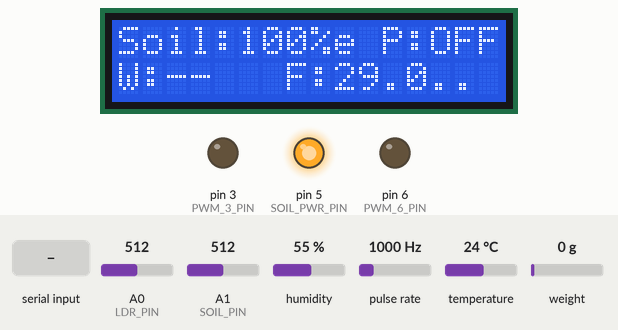
This sketch was run on a simulated Arduino Uno, built with avr-gcc and run on an emulated ATmega328P. On the bench: 16×2 character LCD, output pins drawn as LEDs (lit = HIGH). Wiring (inferred from the names in the program): pulse sensor: data pin 2. The test bench sets the inputs (shaded band); at power-on: humidity 55 %, A0 (LDR_PIN) = 512, temperature 24 °C, A1 (SOIL_PIN) = 512, pulse rate 1000 Hz, weight on the scale 0 g. What the sketch prints to the serial monitor is not drawn.

Above: at 1.6 s.
1.7 s: "P6:90\n" received over Serial
At 4.3 s:
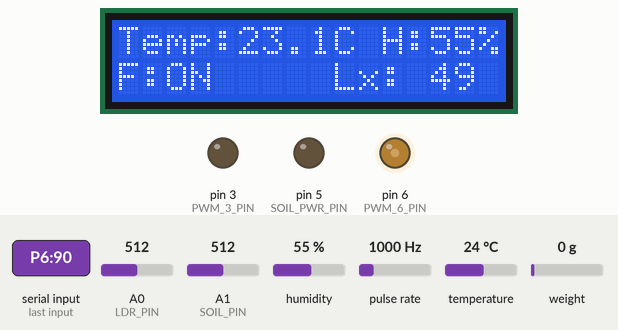
8.2 s: "P6:\n" received over Serial
At 10.4 s:
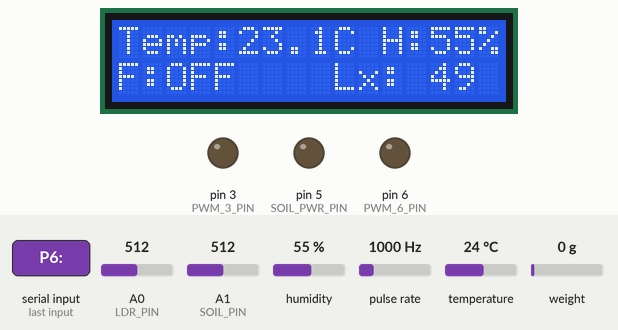
16.2 s: "LCD:FIX:\n" received over Serial
18.5 s: humidity set to 22 %
At 22.2 s:
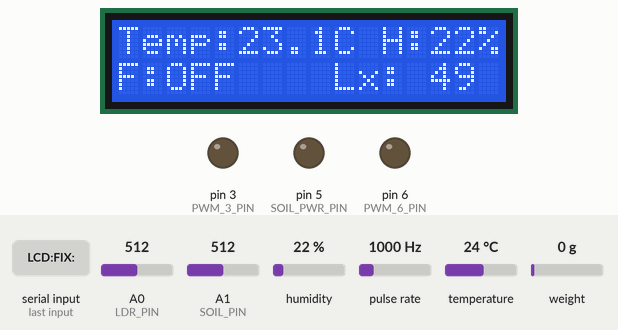
22.5 s: A0 (LDR_PIN) set to 30
At 24.2 s:
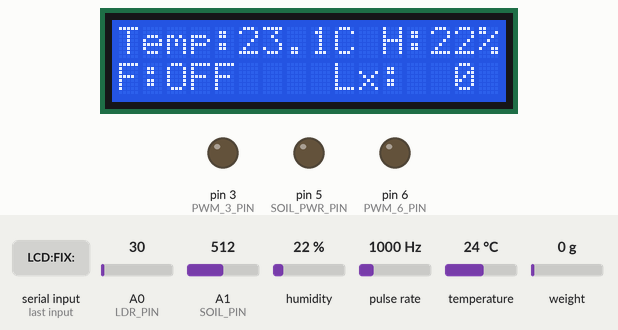
24.5 s: temperature set to 12 °C
At 25.5 s:
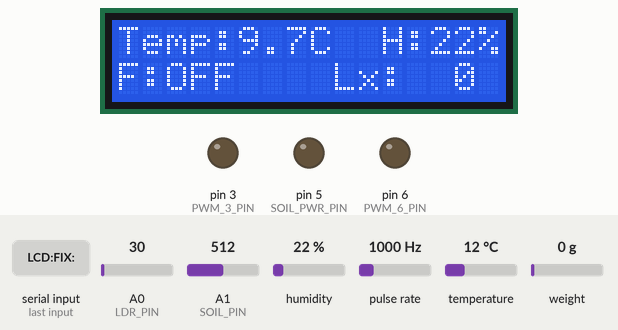
Timing chart, 0 to 27.5 s (numbered marks = the images above; inputs shaded):
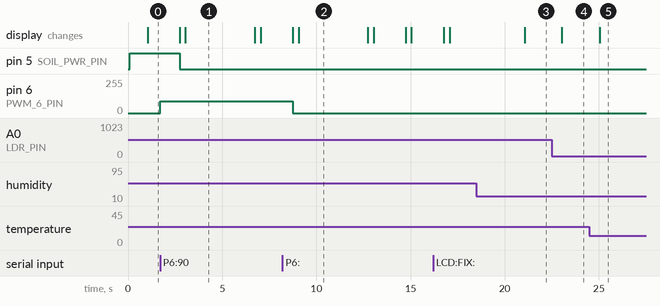

Measured:
- after the input at 1.7 s, pin 6 (PWM_6_PIN): 0/255 → 90/255 at once; the display: first differs from a run without the input after 1.3 s (image 1)
- after the input at 8.2 s, pin 6 (PWM_6_PIN): 90/255 → 0/255 after 0.54 s; the display: first differs from a run without the input after 0.88 s (image 2)
- after the input at 18.5 s, the display: changes after 2.6 s (image 3)
- after the input at 22.5 s, the display: changes after 0.53 s (image 4)
- after the input at 24.5 s, the display: changes after 0.56 s (image 5)
- what the display in image 1 shows lasts 3.7 s, from 3.0 s to 6.7 s

The sketch:

GreenhouseCore.ino
```cpp
#include <Wire.h>
#include <LiquidCrystal_I2C.h>
#include <DHT.h>
#include "HX711.h"
#include "calibration.h"

#define FLOW_PIN 2
#define DHTPIN 4
#define PWM_3_PIN 3
#define PWM_6_PIN 6
#define SCALE_DOUT_PIN 8
#define SCALE_SCK_PIN 9
#define LDR_PIN A0
#define SOIL_PIN A1
#define SOIL_PWR_PIN 5

#define DHTTYPE DHT11

#define SCALE_SAMPLE_COUNT 7
#define SCALE_SAMPLE_TIMEOUT_MS 90

DHT dht(DHTPIN, DHTTYPE);
HX711 scale;
LiquidCrystal_I2C lcd(0x27, 16, 2);

volatile unsigned long flowPulseCount = 0;
volatile unsigned long lastPulseMicros = 0;
const unsigned long minPulseGapMicros = 4000;

unsigned long previousMillis = 0;
const unsigned long loopTickInterval = 1000;
bool alternateStateToggle = false;
unsigned long logCount = 0;

unsigned long previousRampMillis = 0;
const unsigned long rampStepInterval = 15;
int currentPwm3 = 0;
int targetPwm3  = 0;
int pwm6Value   = 0;

float currentTemp = NAN;
float currentHum = NAN;
float currentWeight = NAN;
float currentFlowRate = 0.0;
float currentLux = 0.0;
float currentSoil = NAN;

#define FLOW_MEDIAN_SIZE 3
float flowRateHistory[FLOW_MEDIAN_SIZE];
int flowHistoryIndex = 0;
bool flowHistoryFilled = false;

unsigned long lastSoilReadMillis = 0;
const unsigned long soilReadInterval = 900000;
const unsigned long soilReadWindow = 2500;
bool isSoilReadingWindow = false;

unsigned long pumpRunStartMillis = 0;
bool isPumpRunningAutomated = false;
bool isPumpManualOverride = false;

bool isFanManualOverride = false;

unsigned long lastDisplaySwitchMillis = 0;
int activeDisplayScreen = 1;
bool isLcdManualOverride = false;

void flowPulseISR() {
  unsigned long now = micros();
  if (now - lastPulseMicros > minPulseGapMicros) {
    flowPulseCount++;
    lastPulseMicros = now;
  }
}

float medianOf(float *source, int size) {
  float buf[size];
  memcpy(buf, source, size * sizeof(float));
  for (int i = 1; i < size; i++) {
    float key = buf[i];
    int j = i - 1;
    while (j >= 0 && buf[j] > key) {
      buf[j + 1] = buf[j];
      j--;
    }
    buf[j + 1] = key;
  }
  return buf[size / 2];
}

float logSafe(float value) {
  return isnan(value) ? -999.0 : value;
}

void setup() {
  Serial.begin(9600);

  pinMode(PWM_3_PIN, OUTPUT);
  pinMode(PWM_6_PIN, OUTPUT);

  analogWrite(PWM_3_PIN, currentPwm3);
  analogWrite(PWM_6_PIN, pwm6Value);

  lcd.init();
  lcd.backlight();
  lcd.setCursor(0, 0);
  lcd.print("Greenhouse Core");
  lcd.setCursor(0, 1);
  lcd.print("Initializing...");

  initDHT11();
  initScaleHX711();
  initFlowSensor();
  initSoilSensor();

  Serial.println("--- Full Greenhouse Management System Online ---");
  Serial.println("index,time_s,temp_C,hum_pct,weight_g,flow_Lmin,lux,soil_pct,pwm3,pwm6");
}

void loop() {
  unsigned long currentMillis = millis();

  if (Serial.available() > 0) {
    String commandString = Serial.readStringUntil('\n');
    commandString.trim();

    if (commandString.equalsIgnoreCase("P3:AUTO")) {
      isPumpManualOverride = false;
      isPumpRunningAutomated = false;
      targetPwm3 = 0;
      Serial.println(">> Pump control handed back to AUTOMATION.");
    }
    else if (commandString.startsWith("P3:")) {
      int parsedVal = commandString.substring(3).toInt();
      if (parsedVal >= 0 && parsedVal <= 255) {
        isPumpManualOverride = true;
        targetPwm3 = parsedVal;
        Serial.print(">> MANUAL OVERRIDE: Target Pump P3 set to: "); Serial.println(targetPwm3);
      }
    }
    else if (commandString.equalsIgnoreCase("P6:AUTO")) {
      isFanManualOverride = false;
      Serial.println(">> Fan control handed back to AUTOMATION.");
    }
    else if (commandString.startsWith("P6:")) {
      int parsedVal = commandString.substring(3).toInt();
      if (parsedVal >= 0 && parsedVal <= 255) {
        isFanManualOverride = true;
        pwm6Value = parsedVal;
        analogWrite(PWM_6_PIN, pwm6Value);
        Serial.print(">> MANUAL OVERRIDE: Channel P6 updated to duty: "); Serial.println(pwm6Value);
      }
    }
    else if (commandString.equalsIgnoreCase("LCD:AUTO")) {
      isLcdManualOverride = false;
      Serial.println(">> LCD control handed back to AUTOMATIC ALTERNATION.");
    }
    else if (commandString.startsWith("LCD:FIX:")) {
      int parsedPage = commandString.substring(8).toInt();
      if (parsedPage == 0 || parsedPage == 1) {
        isLcdManualOverride = true;
        activeDisplayScreen = parsedPage;
        lcd.clear();
        Serial.print(">> LCD OVERRIDE: Display pinned cleanly to Screen "); Serial.println(activeDisplayScreen);
      }
    }
  }

  handleSoilDutyCycle(currentMillis);

  if (currentPwm3 != targetPwm3 && (currentMillis - previousRampMillis >= rampStepInterval)) {
    previousRampMillis = currentMillis;
    if (currentPwm3 < targetPwm3) {
      currentPwm3 += 5;
      if (currentPwm3 > targetPwm3) currentPwm3 = targetPwm3;
    } else {
      currentPwm3 -= 5;
      if (currentPwm3 < targetPwm3) currentPwm3 = targetPwm3;
    }
    analogWrite(PWM_3_PIN, currentPwm3);
  }

  if (currentMillis - previousMillis >= loopTickInterval) {
    previousMillis = currentMillis;

    noInterrupts();
    unsigned long snapshotsPulses = flowPulseCount;
    flowPulseCount = 0;
    interrupts();
    processFlowTick(snapshotsPulses);

    updateAmbientLux();

    readSoilMoisture();

    if (alternateStateToggle == false) {
      readDHT11();
      alternateStateToggle = true;
    }
    else {
      updateScaleWeight();
      alternateStateToggle = false;
    }

    if (!isFanManualOverride && !isnan(currentTemp)) {
      if (currentTemp > 30.0) {
        pwm6Value = 255;
      } else {
        pwm6Value = 0;
      }
      analogWrite(PWM_6_PIN, pwm6Value);
    }

    if (!isPumpManualOverride) {
      if (isPumpRunningAutomated) {
        if ((currentMillis - pumpRunStartMillis >= 12000) || (!isnan(currentWeight) && currentWeight < 278.3)) {
          targetPwm3 = 0;
          isPumpRunningAutomated = false;
          Serial.println(">> Automated Irrigation Completed.");
        }
      } else {
        if (isSoilReadingWindow && !isnan(currentSoil)) {
          if (currentSoil < 25.0) {
            if (!isnan(currentWeight) && currentWeight >= 278.3) {
              targetPwm3 = 180;
              pumpRunStartMillis = currentMillis;
              isPumpRunningAutomated = true;
              Serial.println(">> Automated Irrigation Initiated.");
            }
          }
        }
      }
    }

    if (!isLcdManualOverride) {
      if (currentMillis - lastDisplaySwitchMillis >= 3000) {
        lastDisplaySwitchMillis = currentMillis;
        activeDisplayScreen = (activeDisplayScreen + 1) % 2;
        lcd.clear();
      }
    }

    if (activeDisplayScreen == 0) {
      lcd.setCursor(0, 0);
      lcd.print("Temp:");
      if (!isnan(currentTemp)) {
        lcd.print(currentTemp, 1);
        lcd.print("C   ");
      } else {
        lcd.print("--C   ");
      }

      lcd.setCursor(11, 0);
      lcd.print("H:");
      if (!isnan(currentHum)) {
        lcd.print((int)currentHum);
        lcd.print("%");
      } else {
        lcd.print("--%");
      }

      lcd.setCursor(0, 1);
      lcd.print("F:");
      lcd.print(pwm6Value > 0 ? "ON " : "OFF");

      lcd.setCursor(9, 1);
      lcd.print("Lx:");

      int luxInt = (int)currentLux;
      if (luxInt < 10) {
        lcd.print("  ");
      } else if (luxInt < 100) {
        lcd.print(" ");
      }
      lcd.print(luxInt);
    }
    else {
      lcd.setCursor(0, 0);
      lcd.print("Soil:");
      if (!isnan(currentSoil)) { lcd.print(currentSoil, 0); lcd.print("%"); } else { lcd.print("STBY");
      }

      lcd.setCursor(11, 0);
      lcd.print("P:");
      lcd.print(currentPwm3 > 0 ? "ON " : "OFF");

      lcd.setCursor(0, 1);
      lcd.print("W:");
      if (!isnan(currentWeight)) {
        lcd.print(currentWeight, 1);
        lcd.print("g  ");
      } else {
        lcd.print("--   ");
      }

      lcd.print("F:");
      lcd.print(currentFlowRate, 1);
    }

    logCount++;
    Serial.print(logCount); Serial.print(",");
    Serial.print(currentMillis / 1000.0, 1); Serial.print(",");
    Serial.print(logSafe(currentTemp), 1); Serial.print(",");
    Serial.print(logSafe(currentHum), 1);  Serial.print(",");
    Serial.print(logSafe(currentWeight), 1); Serial.print(",");
    Serial.print(currentFlowRate, 3); Serial.print(",");
    Serial.print(currentLux, 1);  Serial.print(",");
    Serial.print(logSafe(currentSoil), 1); Serial.print(",");
    Serial.print(currentPwm3); Serial.print(",");
    Serial.println(pwm6Value);
  }
}
```

DHT11_Sensor.ino
```cpp
void initDHT11() {
  dht.begin();
}

void readDHT11() {
  float t = dht.readTemperature();
  float h = dht.readHumidity();

  if (!isnan(t) && !isnan(h)) {
    currentTemp = getCalibratedTemperature(t);
    currentHum = getCalibratedHumidity(h);
  } else {
    currentTemp = NAN;
    currentHum = NAN;
  }
}
```

FlowSensor.ino
```cpp
void initFlowSensor() {
  pinMode(FLOW_PIN, INPUT_PULLUP);
  attachInterrupt(digitalPinToInterrupt(FLOW_PIN), flowPulseISR, RISING);
}

void processFlowTick(unsigned long snapshotsPulses) {
  float instantFlowRate = getCalibratedFlowRate((float)snapshotsPulses);
  flowRateHistory[flowHistoryIndex] = instantFlowRate;
  flowHistoryIndex = (flowHistoryIndex + 1) % FLOW_MEDIAN_SIZE;

  if (flowHistoryIndex == 0) flowHistoryFilled = true;

  if (flowHistoryFilled) {
    currentFlowRate = medianOf(flowRateHistory, FLOW_MEDIAN_SIZE);
  } else {
    currentFlowRate = instantFlowRate;
  }
}
```

LDR_Sensor.ino
```cpp
void updateAmbientLux() {
  currentLux = getCalibratedLux(analogRead(LDR_PIN));
}
```

ScaleHX711.ino
```cpp
void initScaleHX711() {
  scale.begin(SCALE_DOUT_PIN, SCALE_SCK_PIN);
}

bool readScaleMedianSafe(int samples, unsigned long perSampleTimeoutMs, long *outMedian) {
  long buf[samples];
  int collected = 0;

  for (int i = 0; i < samples; i++) {
    unsigned long waitStart = millis();
    while (!scale.is_ready()) {
      if (millis() - waitStart > perSampleTimeoutMs) {
        break;
      }
    }
    if (scale.is_ready()) {
      buf[collected] = scale.read();
      collected++;
    } else {
      break;
    }
  }

  if (collected == 0) {
    return false;
  }

  for (int i = 1; i < collected; i++) {
    long key = buf[i];
    int j = i - 1;
    while (j >= 0 && buf[j] > key) {
      buf[j + 1] = buf[j];
      j--;
    }
    buf[j + 1] = key;
  }

  *outMedian = buf[collected / 2];
  return true;
}

void updateScaleWeight() {
  if (scale.is_ready()) {
    long medianRaw;
    if (readScaleMedianSafe(SCALE_SAMPLE_COUNT, SCALE_SAMPLE_TIMEOUT_MS, &medianRaw)) {
      currentWeight = getCalibratedScaleWeight((double)medianRaw);
    }
  }
}
```

SoilSensor.ino
```cpp
void initSoilSensor() {
  pinMode(SOIL_PWR_PIN, OUTPUT);
  isSoilReadingWindow = true;
  digitalWrite(SOIL_PWR_PIN, HIGH);
  lastSoilReadMillis = millis();
}

void handleSoilDutyCycle(unsigned long currentMillis) {
  if (!isSoilReadingWindow && (currentMillis - lastSoilReadMillis >= soilReadInterval)) {
    lastSoilReadMillis = currentMillis;
    isSoilReadingWindow = true;
    digitalWrite(SOIL_PWR_PIN, HIGH);
  }

  if (isSoilReadingWindow && (currentMillis - lastSoilReadMillis >= soilReadWindow)) {
    isSoilReadingWindow = false;
    digitalWrite(SOIL_PWR_PIN, LOW);
    currentSoil = NAN;
  }
}

void readSoilMoisture() {
  if (isSoilReadingWindow) {
    float calculatedSoil = getCalibratedSoilMoisture(analogRead(SOIL_PIN));
    currentSoil = constrain(calculatedSoil, 0.0, 100.0);
  }
}
```

calibration.h
```cpp
#ifndef CALIBRATION_H
#define CALIBRATION_H

#include <Arduino.h>
#include <math.h>

const float DHT_TEMP_M =  1.1155;
const float DHT_TEMP_C = -3.6764;

const float DHT_HUM_M  = 1.00;
const float DHT_HUM_C  = 0.00;

const float SOIL_M     = -0.2478;
const float SOIL_C     = 249.32;

const float TANK_FORCE_M = 1.00;
const float TANK_FORCE_C = 0.00;

const double SCALE_M   = 0.0026;
const double SCALE_C   = 861.47-0.9;    //+k, Adjusted Y-intercept for clean 0.0g base

const float FLOW_FACTOR = 382.5;

const float LDR_COEFF_A = 0.3274;
const float LDR_COEFF_B = 0.0098;


inline float getCalibratedTemperature(float rawTemp) {
    return (DHT_TEMP_M * rawTemp) + DHT_TEMP_C;
}

inline float getCalibratedHumidity(float rawHum) {
    return (DHT_HUM_M * rawHum) + DHT_HUM_C;
}

inline float getCalibratedSoilMoisture(float rawSoil) {
    return (SOIL_M * rawSoil) + SOIL_C;
}

inline float getCalibratedTankForce(float rawForce) {
    return (TANK_FORCE_M * rawForce) + TANK_FORCE_C;
}

inline float getCalibratedScaleWeight(double rawAvg) {
    double weight = (SCALE_M * rawAvg) + SCALE_C;
    if (abs(weight) < 0.5) { weight = 0.0; }
    return (float)weight;
}

inline float getCalibratedFlowRate(float pulseCount) {
    return (pulseCount / FLOW_FACTOR) * 60.0;
}

inline float getCalibratedLux(int rawADC) {
    return LDR_COEFF_A * exp(LDR_COEFF_B * (float)rawADC);
}

#endif
```
